Frame 1 (no input): blank canvas, image omitted
Frame 60 (the mouse pressed at the canvas centre just before this capture): blank canvas, image omitted
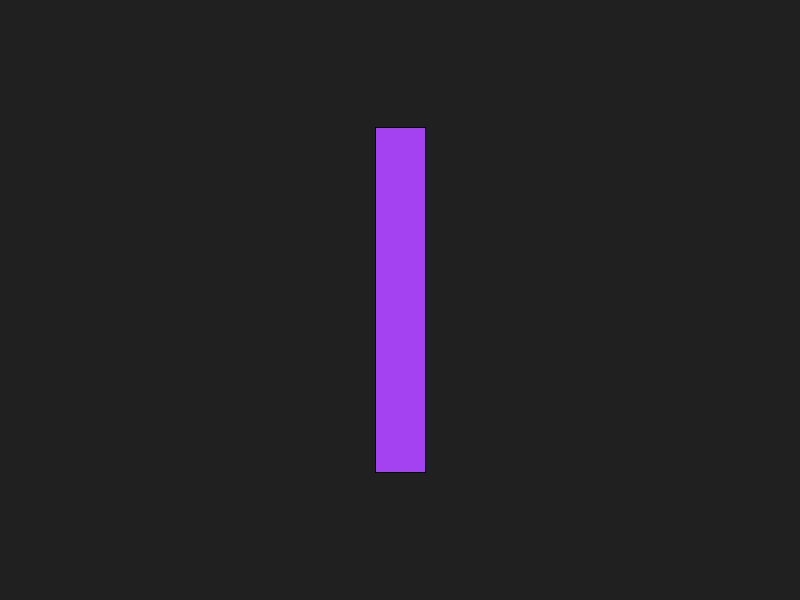
Frame 120 (the mouse held since frame 60 and released just before this capture)

The Processing sketch whose frames 1 and 60 were blank and that drew this single picture after the mouse press (run headless with seeded random() and noise(); from frame 60 on, the mouse is pressed at the canvas centre):

// Processing sketch: Final_Exam
// ── Final_Exam.pde
ArrayList<Expander> expanders = new ArrayList<>();

void setup(){
  size(800,600);
  background(32);
}

void draw(){
  for(int i = 0;i<expanders.size();i++){
    expanders.get(i).render();
    expanders.get(i).xpand();
  }
}

void keyPressed(){
 expanders.add(new Expander(false));
}

void mousePressed(){
 expanders.add(new Expander(true));
}

// ── Expander.pde
class Expander {
  PVector posn, size = new PVector(50, 50);
  float speed = 5;
  color c;
  boolean isGrowingTaller;

  Expander(PVector posn, boolean isGrowingTaller) {
    c = randomColor();
    this.posn = posn;
    this.isGrowingTaller = isGrowingTaller;
  }
  Expander(float x, float y, boolean isGrowingTaller) {
    c = randomColor();
    posn = new PVector(x, y);
    this.isGrowingTaller = isGrowingTaller;
  }
  Expander(boolean isGrowingTaller) {
    c = randomColor();
    posn = new PVector(mouseX, mouseY);
    this.isGrowingTaller = isGrowingTaller;
  }

  void render() {
    rectMode(CENTER);
    fill(c);
    rect(posn.x, posn.y, size.x, size.y);
  }
  void xpand() {
    if (isGrowingTaller) {
      growTaller();
    } else {
      growWider();
    }
  }
  void growTaller() {
    size.y += speed;
  }
  void growWider() {
    size.x += speed;
  }
}

color randomColor() {
  return color(random(255), random(255), random(255));
}
